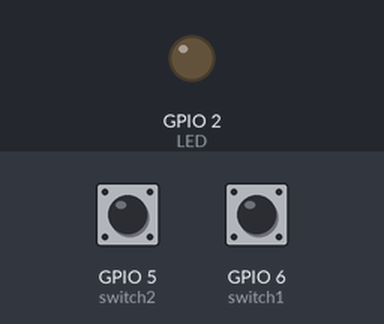
The program below on a simulated Raspberry Pi (BCM pin numbers). Parts: output pins drawn as LEDs (lit = HIGH). Inputs (shaded band) come from the test bench; at power-on: GPIO 6 (switch1) LOW, GPIO 5 (switch2) LOW. What the program prints to the terminal is not drawn.

Above: at 1.2 s.
1.3 s: GPIO 6 (switch1) pulled HIGH for 0.15 s
At 2.5 s:
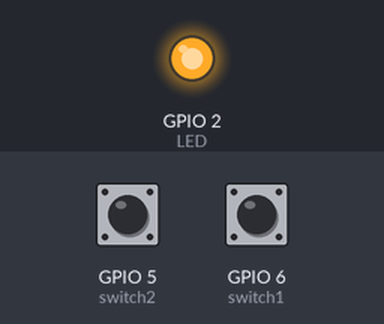
2.9 s: GPIO 5 (switch2) pulled HIGH for 0.15 s
At 3.7 s:
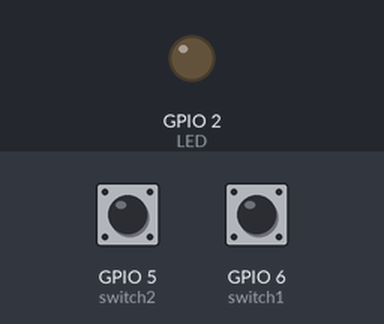
4.5 s: GPIO 6 (switch1) pulled HIGH for 1 s
At 4.9 s:
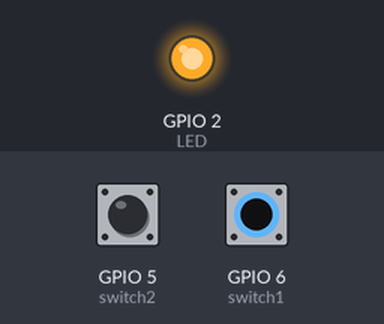
7.0 s: GPIO 5 (switch2) pulled HIGH for 1 s
At 8.0 s:
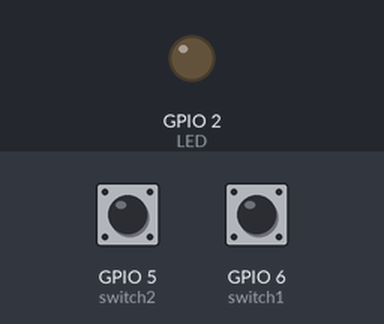
Timing chart, 0 to 10.0 s (numbered marks = the images above; inputs shaded):
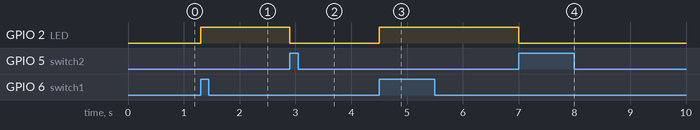

Measured:
- after the input at 1.3 s, GPIO 2 (LED): LOW → HIGH at once
- after the input at 2.9 s, GPIO 2 (LED): HIGH → LOW at once
- after the input at 4.5 s, GPIO 2 (LED): LOW → HIGH at once
- after the input at 7.0 s, GPIO 2 (LED): HIGH → LOW at once

The program:

sw2.py
```python
# 1번스위치를 누르면 LED On, 2번 스위치를 누르면 LED off
# 1, 2번 스위치의 pin에 input이 들어가고
# 스위치 input에따라 LED pin의 output이 달라짐

# -*- coding: utf-8-*-
import RPi.GPIO as GPIO     # 모듈 RPi.GPIO를 사용하겠다는 뜻임(as로 명명가능)
import time                 # time.sleep을 쓰기위해 import로 선언

switch1 = 6                  # 입력핀 설정
switch2 = 5
LED = 2
GPIO.setmode(GPIO.BCM)      # BCM 모드 사용(pin은 BCM으로 쓰겠다는 뜻)

GPIO.setup(switch1, GPIO.IN) # 핀모드(입력) (출력으로 사용하려면 GPIO.OUT으로 사용)
GPIO.setup(switch2, GPIO.IN)
GPIO.setup(LED, GPIO.OUT)
GPIO.output(LED, False)
try:
   while True:
      if GPIO.input(switch1) == True:
         print("1번Pushed=>LED On")
         GPIO.output(LED, True)
         time.sleep(0.3)
      elif GPIO.input(switch2) == True:
         print("2번Pushed=>LED Off")
         GPIO.output(LED, False)
         time.sleep(0.3)

except KeyboardInterrupt:
   GPIO.cleanup()
```
